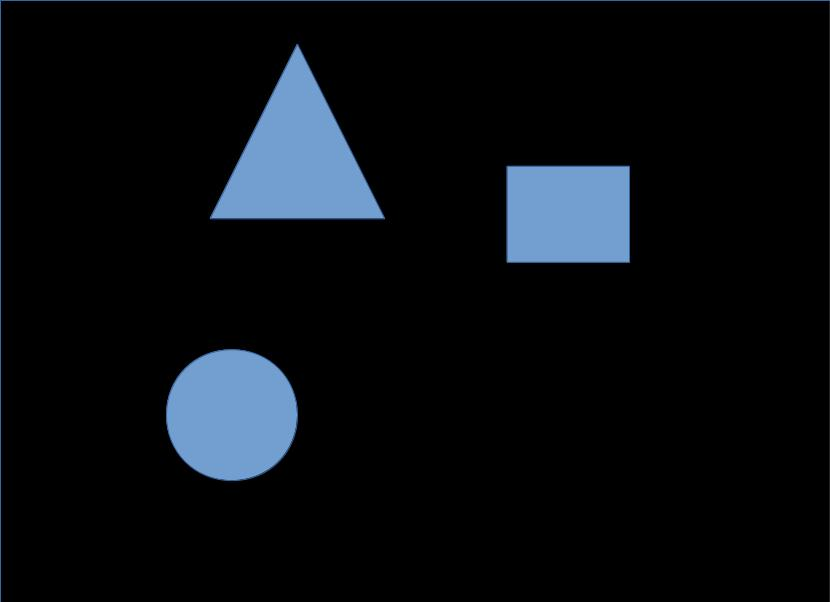
//> input picture GloablPath/Sources/Map.jpg, 830 x 602 px
$ ./test_GP ../../../../GloablPath/Sources/Map.jpg   (built with g++ and OpenCV 4)
//> lines starting //> are read from the running program, lines starting //| are printed output that depends on the picture; after the words box and inside, x2 and y2 are one past the last pixel; in counts of white or black regions, pixels touching at a corner belong together
### arm/Robot/Sources/logmodule/logmodule.hpp

#ifndef _LogModule_HPP_
#define _LogModule_HPP_

#include <ctime>
#include <fstream>
#include <iostream>
#include <string>

enum log_level_t{ORI, INFO, WARNING, ERROR, FATAL};

using namespace std;

string _timestamp( void );

class log_t
{
public:
	log_t();
	log_t( string filename, string modulename=_timestamp() );
	~log_t();
private:
	ofstream m_cout;
public:

	ofstream& fs( log_level_t messagelevel );
};

#endif // _LogModule_HPP_

### arm/Robot/Sources/mapping/mapping.h
#ifndef _MappingModule_H_
#define _MappingModule_H_

/* This head file is a collection of all the map module  */
// You can import map module through include this file in you project

#include "grid_map_core.h"
#include "grid_map_coordinate.h"
#include "GlobalPlanning.h"

struct CameraMapModel_t
{
    vector<Point> OcpGrid;
    vector<Point> FreeGrid;
};

#endif // _MappingModule_H_

### arm/Robot/Sources/mapping/GlobalPlanning.h

#ifndef _GLOBAL_PLANNING_H_
#define _GLOBAL_PLANNING_H_

#include "mapping.h"

vector<Point> PathPlanning_CRT(  Point startPoint, Grid_Map_t *mapdata );
vector<Point> GetPath( Point startPoint, Point endPoint , Grid_Map_t *mapdata, float *GridValue[] );

vector<Point> PathSegmente( vector<Point> globalPath );
vector<pose_t> PathSegmentePose( vector<Point> globalPath, int map_grid_size );
vector<pose_t> PathSegmentePoseV2( vector<Point> globalPath, int map_grid_size );
#endif // _GLOBAL_PLANNING_H_

### arm/Robot/Sources/mapping/grid_map_core.cpp

#include "grid_map_core.h"
/************************************************************************/
// Grid map cell class--Grid_Map_Cell_t definition
Grid_Map_Cell_t::Grid_Map_Cell_t()
{
    m_ocp_stat = CellUnknown;
    m_scan_cnt = 0;
}
// [5 lines left out: function Grid_Map_Cell_t, not called in this run]

Grid_Map_Cell_t::~Grid_Map_Cell_t()
{}

ostream&  operator << ( ostream&  os, const Grid_Map_Cell_t &t )
{
    os << "[" << (unsigned int)t.m_ocp_stat << "," << t.m_scan_cnt << "]";
    return os;
}
ofstream& operator << ( ofstream& os, const Grid_Map_Cell_t &t )
{
    os << "[" << (unsigned int)t.m_ocp_stat << "," << t.m_scan_cnt << "]";
    return os;
}
// The End of Grid_Map_Cell_t class definition
/************************************************************************/
ostream&  operator << ( ostream&  os, const Map_Attr_t &t )
{
    os << "Map Attribution: "
       << "\n  Map Size: " << t.map_sizeX << " x " << t.map_sizeY << " ."
       << "\n  Grid Cell Size: " << t.map_grid_size << "mm/grid."
       << "\n  Map Index Offset X--Y: " << t.index_offsetX << "--" << t.index_offsetY
       << "\n  Global X Direction: " << t.global_X_direction;
    return os;
}
ofstream& operator << ( ofstream& os, const Map_Attr_t &t )
{
    os << "Map Attribution: "
       << "\n  Map Size: " << t.map_sizeX << " x " << t.map_sizeY << " ."
       << "\n  Grid Cell Size: " << t.map_grid_size << "cm/grid."
       << "\n  Map Index Offset X--Y: " << t.index_offsetX << "--" << t.index_offsetY
       << "\n  Global X Direction: " << t.global_X_direction;
    return os;
}


/************************************************************************/
// Grid map class--Grid_Map_t definition
Grid_Map_t::Grid_Map_t()
{
    // map attribution initialization
    m_mapattr.map_sizeX = Map_Default_SizeX;
    m_mapattr.map_sizeY = Map_Default_SizeY;
    m_mapattr.map_grid_size = Map_Default_GridSize;
    m_mapattr.index_offsetX = m_mapattr.map_sizeX/2;
    m_mapattr.index_offsetY = m_mapattr.map_sizeY/2;
    m_mapattr.global_X_direction = 0.0;
    // map data initialization
    Init();
}

// [25 lines left out: functions Grid_Map_t, Grid_Map_t, not called in this run]

// Add at 2017-03-01 By limin
Grid_Map_t::Grid_Map_t( Mat mapImage )
{
    m_mapattr.map_sizeX = mapImage.rows;
    m_mapattr.map_sizeY = mapImage.cols;
    m_mapattr.map_grid_size = Map_Default_GridSize;
    m_mapattr.index_offsetX = m_mapattr.map_sizeX/2;
    m_mapattr.index_offsetY = m_mapattr.map_sizeY/2;
    m_mapattr.global_X_direction = 0.0;
    Init();
    for( unsigned int i = 0; i < m_mapattr.map_sizeX; i++ )
    {
        for( unsigned int j = 0; j < m_mapattr.map_sizeY; j++ )
        {
            unsigned char imval = mapImage.at<uchar>(i,j);
            if( imval<=CellUnknown-50 )
            {
                ptr[i][j].m_ocp_stat = CellUnknown-100;
            }
            else if( imval>CellUnknown-50 && imval<CellUnknown+50 )
            {
                ptr[i][j].m_ocp_stat = CellUnknown ;
            }
            else
            {
                ptr[i][j].m_ocp_stat = CellUnknown+100;
            }
            ptr[i][j].m_scan_cnt = 0; // New map! all scan count is zero!
        }
    }
}
// Add at 2017-03-01 By limin
// [12 lines left out: function Grid_Map_t, not called in this run]

// Test Passed! By limin
Grid_Map_t::~Grid_Map_t()
{
    //cout << "Destructing..."  << endl;
    UnInit();
}

// Test Passed! By limin
void Grid_Map_t::Init( void )
{
    ptr = new Grid_Map_Cell_t*[m_mapattr.map_sizeX];
    for (unsigned int i = 0; i < m_mapattr.map_sizeX; ++i)
    {
        ptr[i] = new Grid_Map_Cell_t[ m_mapattr.map_sizeY ];
    }
}

// Test Passed! By limin
void Grid_Map_t::UnInit( void )
{
    for (unsigned int i = 0; i < m_mapattr.map_sizeX; ++i)
    {
        delete [] ptr[i];
    }
    delete [] ptr;
}

// Test Passed! By limin
// [10 lines left out: function SetAttr, not called in this run]

// Test Passed! By limin
Map_Attr_t Grid_Map_t::GetAttr( void ) const
{
    return m_mapattr;
}

// Add at 2017-03-01 By limin
bool Grid_Map_t::IsInside( Point t )
{
    t.x += m_mapattr.index_offsetX;
    t.y += m_mapattr.index_offsetY;
    return ( t.x>=0 && t.y>=0 && t.x<m_mapattr.map_sizeX && t.y<m_mapattr.map_sizeY );
}
// Add at 2017-03-01 By limin
// [189 lines left out: functions IsUnknown, IsOcp, IsReachable, IsUpCovered, IsDrop, IsUnScan and 14 more, not called in this run]
// [29 lines of commented-out code are left out]

// [25 lines left out: function UpdateLocalMap, not called in this run]

// [12 lines of commented-out code are left out]
// [10 lines left out: function fill_all, not called in this run]

// Repair the point index error at 2017-03-01 by limin
void Grid_Map_t::fill_circle( Point center, int Radius, unsigned char ocp_stat, int flag )
{
    // description
    if( !IsInside(center) )
    {
        cout << "Center Not inside!" << endl;
        return;
    }
    //cout << "filling circle..." << center << "-->" << Radius << endl;

    for (int i = -Radius; i <= Radius; ++i)
    {
        for (int j = -Radius; j <= Radius; ++j)
        {
            if( IsInside( Point(center.x+i, center.y+j) ) )
            {
                if( i*i+j*j <= Radius*Radius )
                {
                    int location_x, location_y;
                    location_x = center.x + i + m_mapattr.index_offsetX;
                    location_y = center.y + j + m_mapattr.index_offsetY;
                    ptr[location_x][location_y].m_ocp_stat =  ocp_stat;
                    //cout << Point(location_x, location_y) << "=" << (int)ptr[location_x][location_y].m_ocp_stat << endl;
                    if( flag==0 )
                        continue;
                    if( ptr[location_x][location_y].m_scan_cnt==255 )
                    {
                        ptr[location_x][location_y].m_scan_cnt = 255;
                    }
                    else
                    {
                        ptr[location_x][location_y].m_scan_cnt ++;
                    }
                } // In the circle range
            } // Inside the map index
        }
    } // Fill the circle
}
// Repair the point index error at 2017-03-01 by limin
// [48 lines left out: functions fill_rect, fill, not called in this run]

// Modified by limin @ 2017-03-02: save both occupied map and scan count map
void Grid_Map_t::Save( string directory, string mapName )
{
    string OcpMap = directory + "/ocpMap"+mapName + ".jpg";
    string CntMap = directory + "/cntMap"+mapName + ".jpg";
    cout << "Saving image " << OcpMap << "..." << endl;
    Mat ocpMap( m_mapattr.map_sizeX, m_mapattr.map_sizeY, CV_8UC1, Scalar::all(CellUnknown) );
    Mat cntMap( m_mapattr.map_sizeX, m_mapattr.map_sizeY, CV_8UC1, Scalar::all(0) );
    for (int i = 0; i < m_mapattr.map_sizeX; i++)
    {
        for (int j=0; j<m_mapattr.map_sizeY; j++)
        {
            ocpMap.at<uchar>(i,j) = ptr[i][j].m_ocp_stat;
            cntMap.at<uchar>(i,j) = ptr[i][j].m_scan_cnt;
        }
    }
    imwrite( OcpMap, ocpMap );
    imwrite( CntMap, cntMap );
}
// Modified by limin @ 2017-03-02: load both occupied map and scan count map
void Grid_Map_t::Load( string directory, string mapName )
{
    string OcpMap = directory + "/ocpMap"+mapName + ".jpg";
    string CntMap = directory + "/cntMap"+mapName + ".jpg";
    cout << "Loading image " << mapName << "..." << endl;
    Mat ocpMap = imread( OcpMap, 0 );
    Mat cntMap = imread( CntMap, 0 );
    if ( !ocpMap.data )
    {
        cout << "Failed to Load the image: " << mapName << endl;
        return ;
    }
    bool flagNoCntMap = false;
    if( !cntMap.data )
    {
        cout << "No scan count map!" << endl;
        flagNoCntMap = true;
    }
    // Free the Old Map Memory
    UnInit();
    m_mapattr.map_sizeX = ocpMap.rows;
    m_mapattr.map_sizeY = ocpMap.cols;
    m_mapattr.index_offsetX = m_mapattr.map_sizeX/2;
    m_mapattr.index_offsetY = m_mapattr.map_sizeY/2;
    Init();
    for( unsigned int i = 0; i < m_mapattr.map_sizeX; i++ )
    {
        for( unsigned int j = 0; j < m_mapattr.map_sizeY; j++ )
        {
            ptr[i][j].m_scan_cnt = flagNoCntMap ? 0 : cntMap.at<uchar>(i, j);

            if( ocpMap.at<uchar>(i,j) > CellUnknown-50 && ocpMap.at<uchar>(i,j) < CellUnknown+50 )
            {
                ptr[i][j].m_ocp_stat = CellUnknown;
            }
            else
            {
                ptr[i][j].m_ocp_stat = ocpMap.at<uchar>(i,j);
            }
        }
    }
}

// Add by limin @2017-03-02 : Test Passed!
void Grid_Map_t::dilate( Grid_Map_t *dstGridMap )
{
    cout << "Dilating the map..." << endl;
    for(unsigned int i = 0; i < m_mapattr.map_sizeX; i++ )
    {
        for( unsigned int j =0; j < m_mapattr.map_sizeY; j++ )
        {
            //cout<<Point(i,j)<<endl;
            if( ptr[i][j].m_ocp_stat < CellUnknown )
            {
                dstGridMap->fill_circle( Point( i-m_mapattr.index_offsetX, j-m_mapattr.index_offsetY), 3, ptr[i][j].m_ocp_stat );
            }
        }
    }
}

// Add by limin @ 2017-04-07 : Test Pass!
// [16 lines left out: functions copyto, clone, not called in this run]


ostream&  operator << ( ostream&  os, Grid_Map_t &t )
{
    const Map_Attr_t mapattr= t.GetAttr();
    os << mapattr;
    os << "Map Data Element = \n" ;
    for (unsigned int i = 0; i < mapattr.map_sizeX; i++)
    {
        for (unsigned int j=0; j< mapattr.map_sizeY; j++)
        {
            //os << (unsigned short)t.ptr[i][j].m_ocp_stat << ", ";
            if( t.ptr[i][j].m_ocp_stat> CellUnknown )
            {
                //os << (int)t.ptr[i][j].m_ocp_stat;
                os << " ";
            }
            else if( t.ptr[i][j].m_ocp_stat == CellUnknown )
            {
                //os << (int)t.ptr[i][j].m_ocp_stat<<"\t";
                os << "U";
            }
            else
            {
                //os << (int)t.ptr[i][j].m_ocp_stat<<"\t";
                os << "*";
            }
        }
        os << ";" << endl;
    }
    return os;
}

ofstream& operator << ( ofstream& os, Grid_Map_t &t )
{
    const Map_Attr_t mapattr= t.GetAttr();
    os << mapattr;
    os << "Map Data Element = \n" ;
    for (unsigned int i = 0; i < mapattr.map_sizeX; i++)
    {
        for (unsigned int j=0; j< mapattr.map_sizeY; j++)
        {
            //os << (unsigned short)t.ptr[i][j].m_ocp_stat << ", ";
            if( t.ptr[i][j].m_ocp_stat< CellUnknown )
            {
                os << " ";
            }
            else if( t.ptr[i][j].m_ocp_stat == CellUnknown )
            {
                os << "U";
            }
            else
            {
                os << "*";
            }
        }
        os << ";" << endl;
    }
    return os;
}

### arm/Robot/Sources/mapping/test_GP.cpp
#include "grid_map_core.h"
#include "GlobalPlanning.h"
#include "../logmodule/logmodule.hpp"

using namespace std;
using namespace cv;

Mat srcImgMat, dstImgMat, tmpImgMat;
Grid_Map_t dilateMap;
const string winName = "Global Planning Test";
const string winNameGP = "Searching Path...";
void On_Mouse( int event, int x, int y, int flags, void *param );

int main(int argc, char const *argv[])
{
	if( argc != 2 )
	{
		cout << "Usage: test_GP <filename> " << endl;
		return -1;
	}


	const string imgName = argv[1];

	srcImgMat = imread( imgName, 0 );
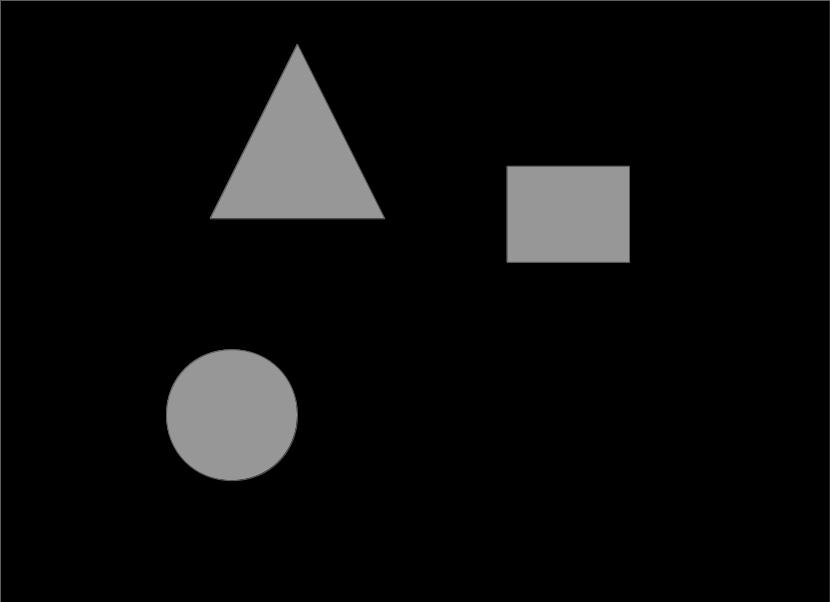
//> srcImgMat: 602 rows x 830 cols, CV_8UC1; min 0, max 165, mean 12.7
	if( !srcImgMat.data )
	{
		cout << "Failed to Load the source image!" << endl;
		return -1;
	}

	imshow( winName, srcImgMat );
	waitKey( 1500 ); // wait 1.5s

	Grid_Map_t mapData( srcImgMat );
	//cout << mapData << endl;
	Map_Attr_t mapAttr = mapData.GetAttr();
	cout << "Map " << mapAttr << endl;
//| Map Map Attribution:
//|   Map Size: 602 x 830 .
//|   Grid Cell Size: 40mm/grid.
//|   Map Index Offset X--Y: 301--415
//|   Global X Direction: 0
	mapData.Save(".", "InitMap");
//> after the loop in Save, `for (int i = 0; i < m_mapattr.map_sizeX; i++)`:
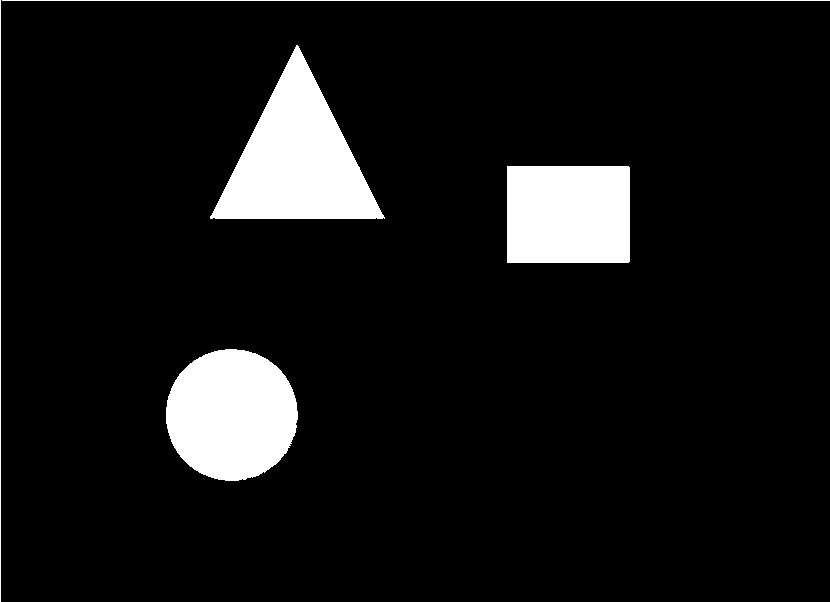
//> ocpMap: 602 rows x 830 cols, CV_8UC1; values 27 (black) and 127 (white), 8.5% white; 5 white regions, box (x1, y1, x2, y2) and area: (210, 45, 385, 219) 15399, (166, 349, 298, 481) 13670, (507, 166, 630, 263) 11929, (2, 0, 830, 1) 828, (0, 0, 1, 602) 602
//> after the loop in Save, `for (int i = 0; i < m_mapattr.map_sizeX; i++)`: cntMap: 602 rows x 830 cols, CV_8UC1; every value is 0

	dilateMap.Load(".","InitMap");
//> in Load, `Mat ocpMap = imread( OcpMap, 0 );`:
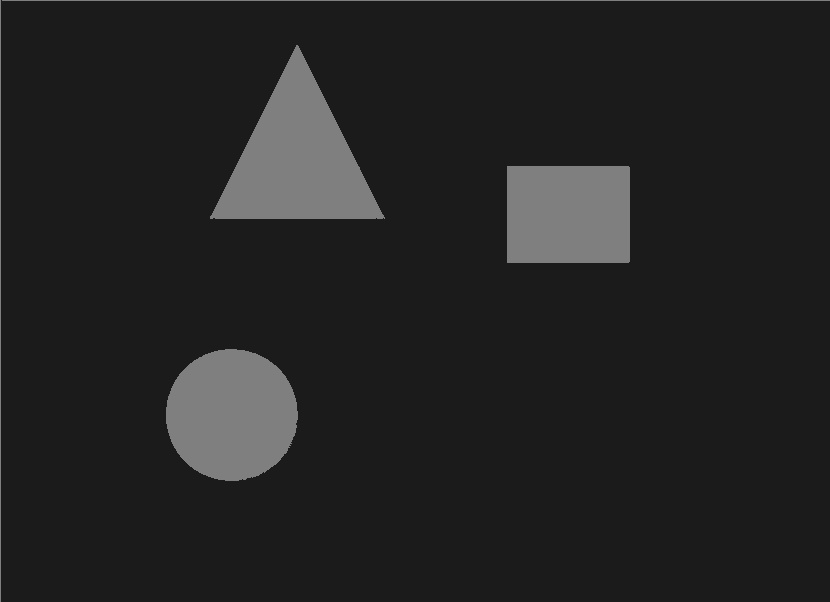
//> ocpMap: 602 rows x 830 cols, CV_8UC1; min 20, max 133, mean 35.5
	mapData.dilate( &dilateMap );
	dilateMap.Save( ".", "dilateMap" );
//> call 2 of Save, with directory = '.', mapName = "dilateMap"
//> after the loop in Save (call 2), `for (int i = 0; i < m_mapattr.map_sizeX; i++)`:
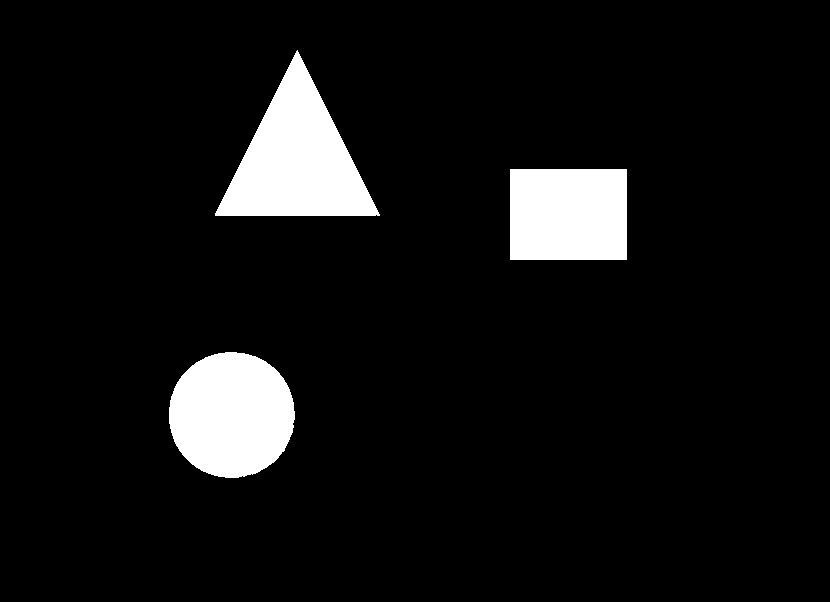
//> ocpMap: 602 rows x 830 cols, CV_8UC1; values 27 (black) and 127 (white), 7.4% white; 3 white regions, box (x1, y1, x2, y2) and area: (215, 50, 380, 216) 13859, (169, 352, 295, 478) 12505, (510, 169, 627, 260) 10647
	//cout << dilateMap << endl;
	dstImgMat = imread( "./ocpMapdilateMap.jpg" );
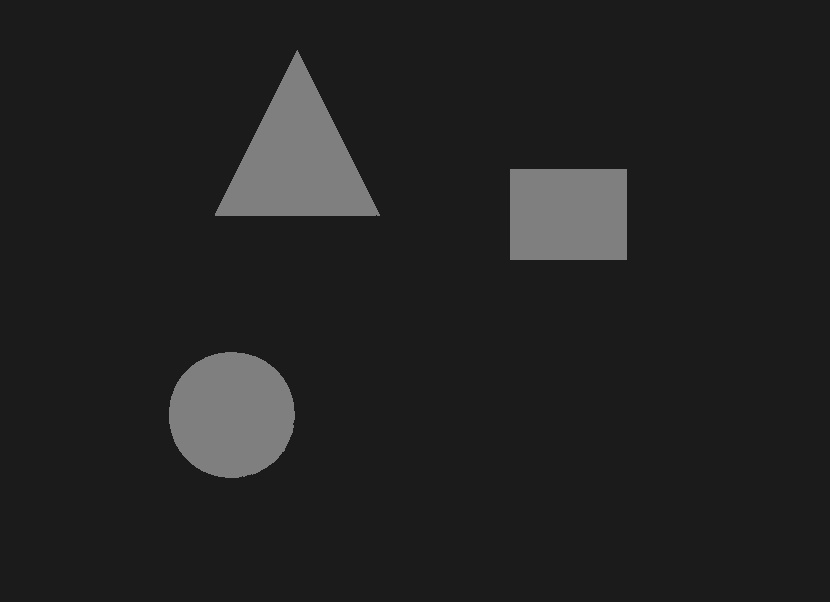
//> dstImgMat: 602 rows x 830 cols, CV_8UC3; min 20, max 133, mean 34.4
	if( !dstImgMat.data )
	{
		cout << "Failed to read the dilated map image!" << endl;
		return -1;
	}

	setMouseCallback( winName, On_Mouse, 0 );
	imshow( winName, dstImgMat );
	waitKey(0);

	return 0;
}


// [84 lines left out: function On_Mouse, not called in this run]
